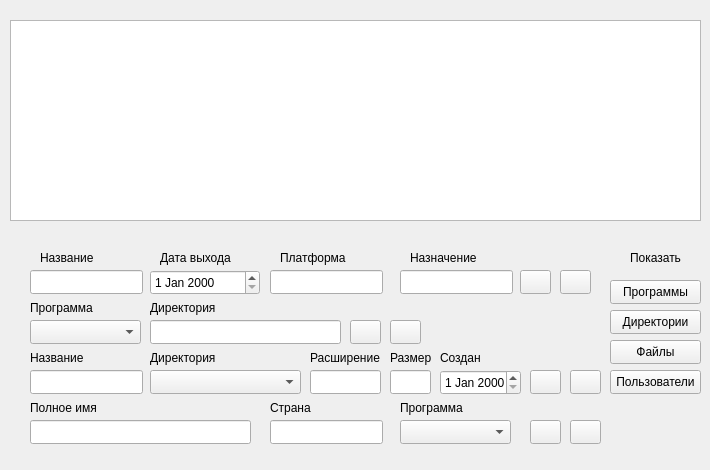
<?xml version="1.0" encoding="UTF-8"?>
<ui version="4.0">
 <class>editor</class>
 <widget class="QWidget" name="editor">
  <property name="geometry">
   <rect>
    <x>0</x>
    <y>0</y>
    <width>710</width>
    <height>470</height>
   </rect>
  </property>
  <property name="windowTitle">
   <string>Form</string>
  </property>
  <widget class="QTableView" name="tableView">
   <property name="geometry">
    <rect>
     <x>10</x>
     <y>20</y>
     <width>691</width>
     <height>201</height>
    </rect>
   </property>
  </widget>
  <widget class="QPushButton" name="view_prog_b">
   <property name="geometry">
    <rect>
     <x>610</x>
     <y>280</y>
     <width>91</width>
     <height>24</height>
    </rect>
   </property>
   <property name="text">
    <string>Программы</string>
   </property>
  </widget>
  <widget class="QPushButton" name="view_dir_b">
   <property name="geometry">
    <rect>
     <x>610</x>
     <y>310</y>
     <width>91</width>
     <height>24</height>
    </rect>
   </property>
   <property name="text">
    <string>Директории</string>
   </property>
  </widget>
  <widget class="QPushButton" name="view_file_b">
   <property name="geometry">
    <rect>
     <x>610</x>
     <y>340</y>
     <width>91</width>
     <height>24</height>
    </rect>
   </property>
   <property name="text">
    <string>Файлы</string>
   </property>
  </widget>
  <widget class="QPushButton" name="view_user_b">
   <property name="geometry">
    <rect>
     <x>610</x>
     <y>370</y>
     <width>91</width>
     <height>24</height>
    </rect>
   </property>
   <property name="text">
    <string>Пользователи</string>
   </property>
  </widget>
  <widget class="QLabel" name="label">
   <property name="geometry">
    <rect>
     <x>630</x>
     <y>250</y>
     <width>71</width>
     <height>16</height>
    </rect>
   </property>
   <property name="text">
    <string>Показать</string>
   </property>
  </widget>
  <widget class="QLineEdit" name="p_name_le">
   <property name="geometry">
    <rect>
     <x>30</x>
     <y>270</y>
     <width>113</width>
     <height>24</height>
    </rect>
   </property>
  </widget>
  <widget class="QDateEdit" name="p_date_de">
   <property name="geometry">
    <rect>
     <x>150</x>
     <y>270</y>
     <width>110</width>
     <height>25</height>
    </rect>
   </property>
  </widget>
  <widget class="QLineEdit" name="p_platform_le">
   <property name="geometry">
    <rect>
     <x>270</x>
     <y>270</y>
     <width>113</width>
     <height>24</height>
    </rect>
   </property>
  </widget>
  <widget class="QLineEdit" name="p_apppo_le">
   <property name="geometry">
    <rect>
     <x>400</x>
     <y>270</y>
     <width>113</width>
     <height>24</height>
    </rect>
   </property>
  </widget>
  <widget class="QPushButton" name="p_add_b">
   <property name="geometry">
    <rect>
     <x>520</x>
     <y>270</y>
     <width>31</width>
     <height>24</height>
    </rect>
   </property>
   <property name="text">
    <string/>
   </property>
   <property name="icon">
    <iconset>
     <normaloff>C:/Users/Vladimir/Desktop/add.png</normaloff>C:/Users/Vladimir/Desktop/add.png</iconset>
   </property>
  </widget>
  <widget class="QLabel" name="label_2">
   <property name="geometry">
    <rect>
     <x>40</x>
     <y>250</y>
     <width>81</width>
     <height>16</height>
    </rect>
   </property>
   <property name="text">
    <string>Название</string>
   </property>
  </widget>
  <widget class="QLabel" name="label_3">
   <property name="geometry">
    <rect>
     <x>160</x>
     <y>250</y>
     <width>81</width>
     <height>16</height>
    </rect>
   </property>
   <property name="text">
    <string>Дата выхода</string>
   </property>
  </widget>
  <widget class="QLabel" name="label_4">
   <property name="geometry">
    <rect>
     <x>280</x>
     <y>250</y>
     <width>71</width>
     <height>16</height>
    </rect>
   </property>
   <property name="text">
    <string>Платформа</string>
   </property>
  </widget>
  <widget class="QLabel" name="label_5">
   <property name="geometry">
    <rect>
     <x>410</x>
     <y>250</y>
     <width>81</width>
     <height>16</height>
    </rect>
   </property>
   <property name="text">
    <string>Назначение</string>
   </property>
  </widget>
  <widget class="QComboBox" name="d_prog_cb">
   <property name="geometry">
    <rect>
     <x>30</x>
     <y>320</y>
     <width>111</width>
     <height>24</height>
    </rect>
   </property>
  </widget>
  <widget class="QLineEdit" name="d_name_le">
   <property name="geometry">
    <rect>
     <x>150</x>
     <y>320</y>
     <width>191</width>
     <height>24</height>
    </rect>
   </property>
  </widget>
  <widget class="QPushButton" name="d_add_b">
   <property name="geometry">
    <rect>
     <x>350</x>
     <y>320</y>
     <width>31</width>
     <height>24</height>
    </rect>
   </property>
   <property name="text">
    <string/>
   </property>
   <property name="icon">
    <iconset>
     <normaloff>C:/Users/Vladimir/Desktop/add.png</normaloff>C:/Users/Vladimir/Desktop/add.png</iconset>
   </property>
  </widget>
  <widget class="QLineEdit" name="f_name_le">
   <property name="geometry">
    <rect>
     <x>30</x>
     <y>370</y>
     <width>113</width>
     <height>24</height>
    </rect>
   </property>
  </widget>
  <widget class="QLineEdit" name="f_ext_le">
   <property name="geometry">
    <rect>
     <x>310</x>
     <y>370</y>
     <width>71</width>
     <height>24</height>
    </rect>
   </property>
  </widget>
  <widget class="QLineEdit" name="f_size_le">
   <property name="geometry">
    <rect>
     <x>390</x>
     <y>370</y>
     <width>41</width>
     <height>24</height>
    </rect>
   </property>
  </widget>
  <widget class="QDateEdit" name="f_date_de">
   <property name="geometry">
    <rect>
     <x>440</x>
     <y>370</y>
     <width>81</width>
     <height>25</height>
    </rect>
   </property>
  </widget>
  <widget class="QComboBox" name="f_dir_cb">
   <property name="geometry">
    <rect>
     <x>150</x>
     <y>370</y>
     <width>151</width>
     <height>24</height>
    </rect>
   </property>
  </widget>
  <widget class="QPushButton" name="f_add_b">
   <property name="geometry">
    <rect>
     <x>530</x>
     <y>370</y>
     <width>31</width>
     <height>24</height>
    </rect>
   </property>
   <property name="text">
    <string/>
   </property>
   <property name="icon">
    <iconset>
     <normaloff>C:/Users/Vladimir/Desktop/add.png</normaloff>C:/Users/Vladimir/Desktop/add.png</iconset>
   </property>
  </widget>
  <widget class="QLineEdit" name="u_name_le">
   <property name="geometry">
    <rect>
     <x>30</x>
     <y>420</y>
     <width>221</width>
     <height>24</height>
    </rect>
   </property>
  </widget>
  <widget class="QLineEdit" name="u_country_le">
   <property name="geometry">
    <rect>
     <x>270</x>
     <y>420</y>
     <width>113</width>
     <height>24</height>
    </rect>
   </property>
  </widget>
  <widget class="QComboBox" name="u_prog_cb">
   <property name="geometry">
    <rect>
     <x>400</x>
     <y>420</y>
     <width>111</width>
     <height>24</height>
    </rect>
   </property>
  </widget>
  <widget class="QPushButton" name="u_add_b">
   <property name="geometry">
    <rect>
     <x>530</x>
     <y>420</y>
     <width>31</width>
     <height>24</height>
    </rect>
   </property>
   <property name="text">
    <string/>
   </property>
   <property name="icon">
    <iconset>
     <normaloff>C:/Users/Vladimir/Desktop/add.png</normaloff>C:/Users/Vladimir/Desktop/add.png</iconset>
   </property>
  </widget>
  <widget class="QLabel" name="label_6">
   <property name="geometry">
    <rect>
     <x>30</x>
     <y>300</y>
     <width>111</width>
     <height>16</height>
    </rect>
   </property>
   <property name="text">
    <string>Программа</string>
   </property>
  </widget>
  <widget class="QLabel" name="label_7">
   <property name="geometry">
    <rect>
     <x>150</x>
     <y>300</y>
     <width>111</width>
     <height>16</height>
    </rect>
   </property>
   <property name="text">
    <string>Директория</string>
   </property>
  </widget>
  <widget class="QLabel" name="label_8">
   <property name="geometry">
    <rect>
     <x>30</x>
     <y>350</y>
     <width>101</width>
     <height>16</height>
    </rect>
   </property>
   <property name="text">
    <string>Название</string>
   </property>
  </widget>
  <widget class="QLabel" name="label_9">
   <property name="geometry">
    <rect>
     <x>150</x>
     <y>350</y>
     <width>101</width>
     <height>16</height>
    </rect>
   </property>
   <property name="text">
    <string>Директория</string>
   </property>
  </widget>
  <widget class="QLabel" name="label_10">
   <property name="geometry">
    <rect>
     <x>310</x>
     <y>350</y>
     <width>91</width>
     <height>16</height>
    </rect>
   </property>
   <property name="text">
    <string>Расширение</string>
   </property>
  </widget>
  <widget class="QLabel" name="label_11">
   <property name="geometry">
    <rect>
     <x>440</x>
     <y>350</y>
     <width>49</width>
     <height>16</height>
    </rect>
   </property>
   <property name="text">
    <string>Создан</string>
   </property>
  </widget>
  <widget class="QLabel" name="label_12">
   <property name="geometry">
    <rect>
     <x>390</x>
     <y>350</y>
     <width>49</width>
     <height>16</height>
    </rect>
   </property>
   <property name="text">
    <string>Размер</string>
   </property>
  </widget>
  <widget class="QLabel" name="label_13">
   <property name="geometry">
    <rect>
     <x>30</x>
     <y>400</y>
     <width>201</width>
     <height>16</height>
    </rect>
   </property>
   <property name="text">
    <string>Полное имя</string>
   </property>
  </widget>
  <widget class="QLabel" name="label_14">
   <property name="geometry">
    <rect>
     <x>270</x>
     <y>400</y>
     <width>49</width>
     <height>16</height>
    </rect>
   </property>
   <property name="text">
    <string>Страна</string>
   </property>
  </widget>
  <widget class="QLabel" name="label_15">
   <property name="geometry">
    <rect>
     <x>400</x>
     <y>400</y>
     <width>101</width>
     <height>16</height>
    </rect>
   </property>
   <property name="text">
    <string>Программа</string>
   </property>
  </widget>
  <widget class="QPushButton" name="p_change_b">
   <property name="geometry">
    <rect>
     <x>560</x>
     <y>270</y>
     <width>31</width>
     <height>24</height>
    </rect>
   </property>
   <property name="text">
    <string/>
   </property>
   <property name="icon">
    <iconset>
     <normaloff>C:/Users/Vladimir/Desktop/pencil.png</normaloff>C:/Users/Vladimir/Desktop/pencil.png</iconset>
   </property>
  </widget>
  <widget class="QPushButton" name="d_change_b">
   <property name="geometry">
    <rect>
     <x>390</x>
     <y>320</y>
     <width>31</width>
     <height>24</height>
    </rect>
   </property>
   <property name="text">
    <string/>
   </property>
   <property name="icon">
    <iconset>
     <normaloff>C:/Users/Vladimir/Desktop/pencil.png</normaloff>C:/Users/Vladimir/Desktop/pencil.png</iconset>
   </property>
  </widget>
  <widget class="QPushButton" name="f_change_b">
   <property name="geometry">
    <rect>
     <x>570</x>
     <y>370</y>
     <width>31</width>
     <height>24</height>
    </rect>
   </property>
   <property name="text">
    <string/>
   </property>
   <property name="icon">
    <iconset>
     <normaloff>C:/Users/Vladimir/Desktop/pencil.png</normaloff>C:/Users/Vladimir/Desktop/pencil.png</iconset>
   </property>
  </widget>
  <widget class="QPushButton" name="u_change_b">
   <property name="geometry">
    <rect>
     <x>570</x>
     <y>420</y>
     <width>31</width>
     <height>24</height>
    </rect>
   </property>
   <property name="text">
    <string/>
   </property>
   <property name="icon">
    <iconset>
     <normaloff>C:/Users/Vladimir/Desktop/pencil.png</normaloff>C:/Users/Vladimir/Desktop/pencil.png</iconset>
   </property>
  </widget>
 </widget>
 <resources/>
 <connections/>
</ui>
